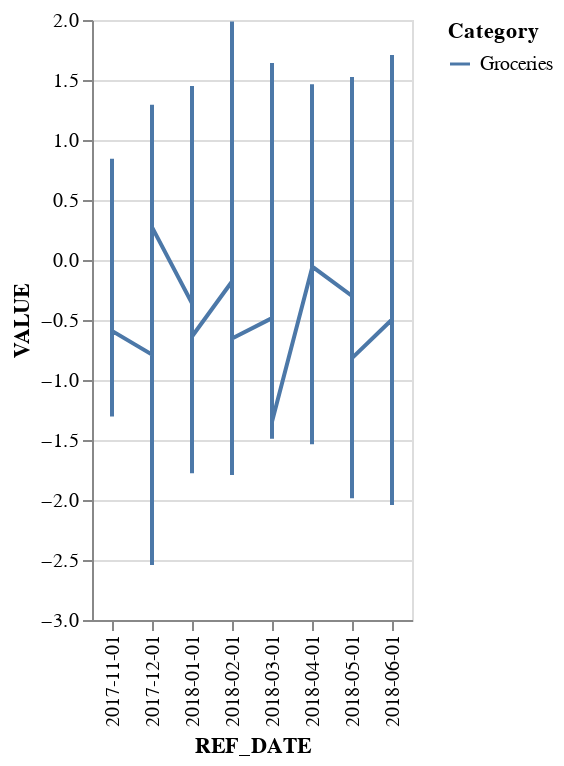

The cell this chart's notebook holds for it:
### Code cell
model2 = regression_discontinuity_model(df_Canada_CPI_Scaled, 'Groceries', '2017-11-01', '2018-06-01', '2018-02-01', '2018-04-01')

### Figure 1 — Vega-Lite specification as saved in the notebook (floating-point values rounded to 4 significant figures; data arrays with more than 128 entries replaced by an {"elided": "..."} marker saying what was removed)
{"config": {"view": {"continuousWidth": 300, "continuousHeight": 300}}, "data": {"name": "data-b37cb40f534dad1fb28eef0b79983e8a"}, "mark": {"type": "line"}, "encoding": {"color": {"field": "Category", "type": "nominal"}, "x": {"field": "REF_DATE", "type": "nominal"}, "y": {"field": "VALUE", "type": "quantitative"}}, "$schema": "https://vega.github.io/schema/vega-lite/v5.20.1.json", "datasets": {"data-b37cb40f534dad1fb28eef0b79983e8a": {"elided": "568 records"}}}
